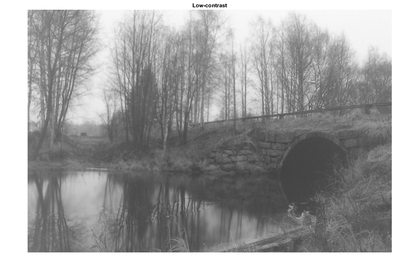
%> input picture Midterm/Q2/Output/low-contrast-ex.png, 420 x 277 px, shrunk from 1384 x 913 before the run
$ octave Solution2.m   (GNU Octave 9; MATLAB toolbox functions it lacks are replaced by stand-ins)
%> lines starting %> are read from the running program, lines starting %| are printed output that depends on the picture
%Get the low contrast image
Img=imread('low-contrast-ex.png');
%> Img is the input picture: size 277x420x3 uint8; min 39, max 255, mean 164.5
mag= size(Img);
%> mag = [277 420 3]
Pixelcount = (mag(1)*mag(2)); %define pixel count
%> Pixelcount = 116340
figure,imshow(Img); %display image
title('Low-contrast');

%Defining matrices
Histogrameql=uint8(zeros(mag(1),mag(2)));
a=zeros(256,1);
probf=zeros(256,1);%finding probability of a
probc=zeros(256,1);
cumf=zeros(256,1);
output=zeros(256,1);

%Finding frequency of each gray value
for i=1:mag(1)
for j=1:mag(2)
pixlevalue=Img(i,j);
a(pixlevalue)=a(pixlevalue)+1;
end
end
%> after the loop, a = 256 values, max 26226 at index 255, min 0 at index 1, mean 454.5

%Probability for each gray scale
for i = 1:256
probf(i)=a(i)/Pixelcount;
end
%> after the loop, probf = 256 values, max 0.225 at index 255, min 0 at index 1, mean 0.00391

%Finding cumulative frequencies
sum=0;
for i=1:256
sum=sum+a(i);
cumf(i)=sum;
end
%> this loop made 256 passes
%> sum on passes 1 to 3: 0, 0, 0
%> after the loop, cumf = 256 values from 0 to 116340; sum = 116340

%Finding probability of output matrix and cumulative frequencies
for i= 1:256
probc(i)=cumf(i)/Pixelcount;
output(i)=round(probc(i)*255);
end
%> after the loop, output = 256 values from 0 to 255; probc = 256 values from 0 to 1

%Each pixel values of low-contrast image are transfromed to get equalized image
for i=1:mag(1)
for j=1:mag(2)
Histogrameql(i,j)=output(Img(i,j));
end
end
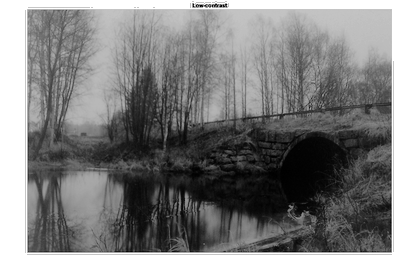
%> Histogrameql: size 277x420 uint8; min 0, max 255, mean 134.5

%plotting equlized image
figure,imshow(Histogrameql); %display image
title('Equalized-image');
figure,imhist(Histogrameql); %display image
title('Equalized-histogram');
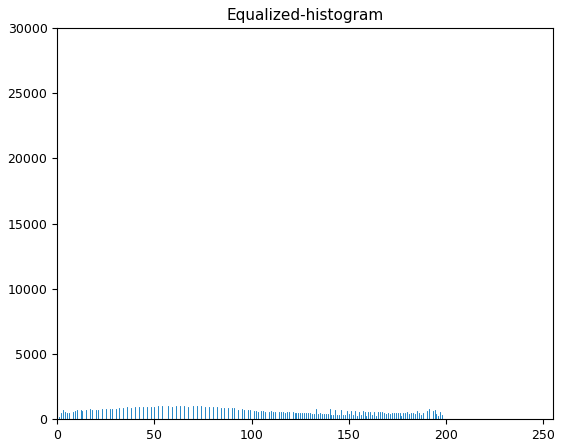
%> figure redrawn from the program's plot data; highest point at x = 255, y = 26226
figure,imhist(Img); %display image
title('Output-histogram-sample-image');
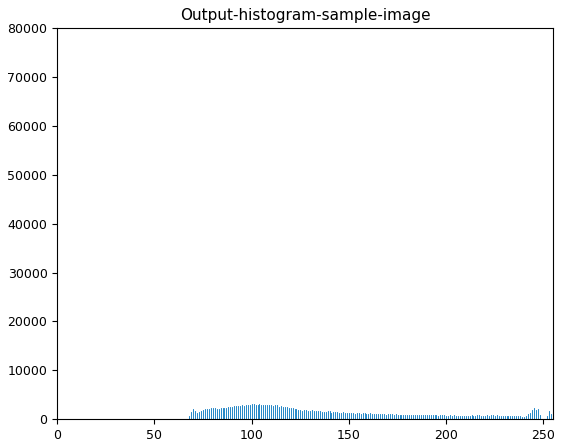
%> figure redrawn from the program's plot data; highest point at x = 255, y = 78678
